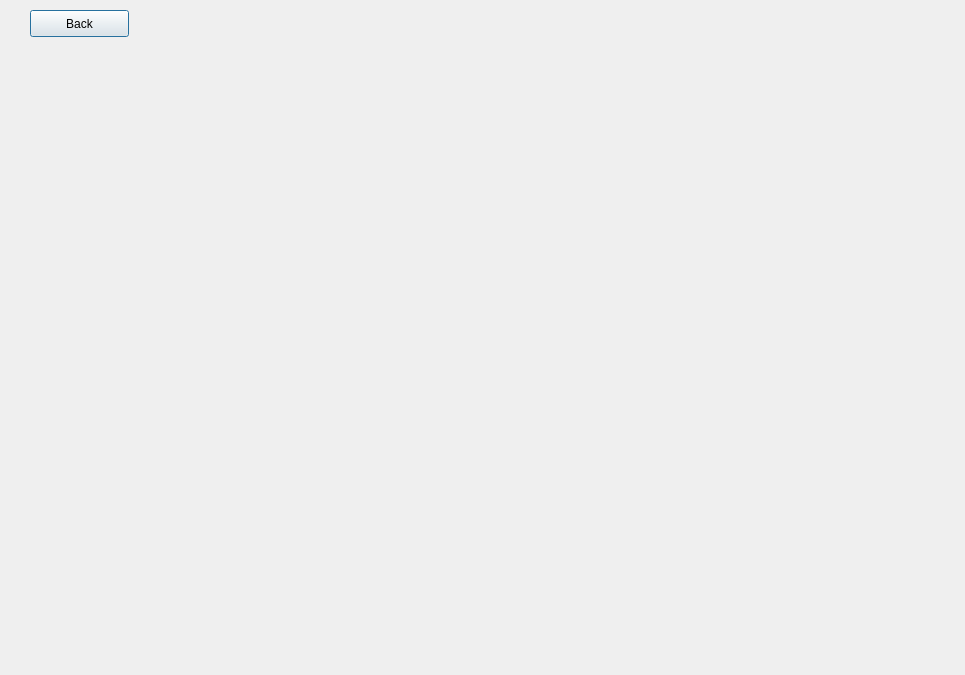
<?xml version="1.0" encoding="UTF-8"?>
<ui version="4.0">
 <class>bollywood</class>
 <widget class="QDialog" name="bollywood">
  <property name="geometry">
   <rect>
    <x>0</x>
    <y>0</y>
    <width>965</width>
    <height>675</height>
   </rect>
  </property>
  <property name="windowTitle">
   <string>Dialog</string>
  </property>
  <widget class="QWidget" name="horizontalLayoutWidget">
   <property name="geometry">
    <rect>
     <x>80</x>
     <y>180</y>
     <width>761</width>
     <height>301</height>
    </rect>
   </property>
   <layout class="QHBoxLayout" name="horizontalLayout"/>
  </widget>
  <widget class="QPushButton" name="back_hm">
   <property name="geometry">
    <rect>
     <x>30</x>
     <y>10</y>
     <width>99</width>
     <height>27</height>
    </rect>
   </property>
   <property name="text">
    <string>Back</string>
   </property>
  </widget>
 </widget>
 <resources/>
 <connections/>
</ui>
